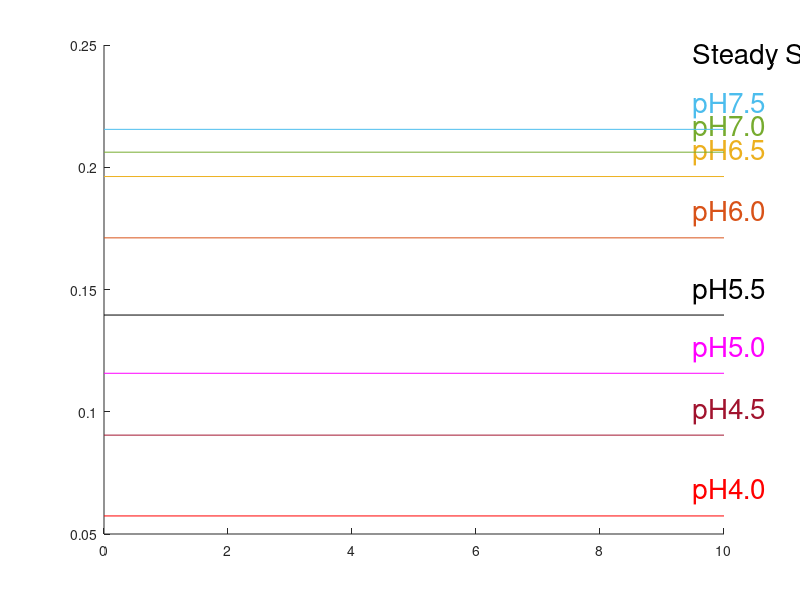

The MATLAB script that drew this image: (Note: this script raises an error after producing the figure.)
% RGB
global blue;
global rust;
global gold;
global purple;
global green;
global ciel;
global cherry;
global red;
global black;
global magenta;
blue =    [0.0000, 0.4470, 0.7410];
rust =    [0.8500, 0.3250, 0.0980];
gold =    [0.9290, 0.6940, 0.1250];
purple =  [0.4940, 0.1840, 0.5560];
green =   [0.4660, 0.6740, 0.1880];
ciel =    [0.3010, 0.7450, 0.9330];
cherry =  [0.6350, 0.0780, 0.1840];
red =     [1.0, 0.0, 0.0];
black =   [0.0, 0.0, 0.0];
magenta = [1.0, 0.0, 1.0];
punchColor = [ red; cherry; magenta; black; rust; gold; green; ciel ];
pHLabel = [ 'pH4.0'; 'pH4.5'; 'pH5.0'; 'pH5.5'; 'pH6.0'; 'pH6.5'; 'pH7.0'; 'pH7.5' ];
% Use the colors to match the pH values (4=red, 7=green, 10=blue)
global myColor1;
global myColor2;
myColor1 = [ green; red; blue; green; blue; red; blue; green; red ];
myColor2 = [ gold; cherry; ciel; gold; ciel; cherry; ciel; gold; cherry ];
global markers;
% all the symbols that Matlab has:
% [ '-o' '-+' '-*' '-.' '-x' '-s' '-d' '-^' '-v' '->' '-<' '-p' '-h'];
markers = [ '-o'; '-^'; '-s']; 

% 0. Load the final values of both peaks for each segment of all time
% series
load('Data/endVals.mat');
global endVals
global ssVals

% 1. Alginate
load('Data/myAlgY1AllPunches.mat');
figure
text(9.5,myAlgY1allPunches(8)+0.03,'Steady State', 'Color', black, ...
    'FontSize', 20);
for i = 1:8
    line([0,10],[myAlgY1allPunches(i),myAlgY1allPunches(i)], ...
        'Color', punchColor(i,:));
    text(9.5,myAlgY1allPunches(i)+0.01,pHLabel(i,:), ...
        'Color', punchColor(i,:), 'FontSize', 20);
    hold on;
end
plotEndValsOnSteadyState(1);
title('Alginate: ability of flow cell to match steady state target after 30 msmts', 'FontSize', 30);
xlabel('Flow cell segment', 'FontSize', 30);
ylabel('Normalized Intensity of 1430 cm-1 peak', 'FontSize', 30);
ssVals(1,1,1) = myAlgY1allPunches(1);
ssVals(1,1,2) = myAlgY1allPunches(7);

figure
text(9.5,myAlgY1allPunches(8)+0.03,'Steady State', 'Color', black, ...
    'FontSize', 20);
for i = 1:8
    line([3,11],[myAlgY1allPunches(i),myAlgY1allPunches(i)], ...
        'Color', punchColor(i,:));
    text(10.5,myAlgY1allPunches(i)+0.01,pHLabel(i,:), ...
        'Color', punchColor(i,:), 'FontSize', 20);
    hold on;
end
plotScatterOfEndValsOnSteadyState(1);
title('Alginate: ability of flow cell to match steady state target after 30 msmts', 'FontSize', 30);
xlabel('Flow cell segment', 'FontSize', 30);
ylabel('Normalized Intensity of 1430 cm-1 peak', 'FontSize', 30);

% 2. PEG
load('Data/myPEGY1AllPunches.mat');
figure
for i = 1:8
    line([0,10],[myPEGY1allPunches(i),myPEGY1allPunches(i)], ...
        'Color', punchColor(i,:));
    text(9.5,myPEGY1allPunches(i)+0.01,pHLabel(i,:), 'Color', punchColor(i,:));
    hold on;
end
plotEndValsOnSteadyState(2);
title('PEG: ability of flow cell to match steady state target after 30 msmts', 'FontSize', 30);
xlabel('Flow cell segment', 'FontSize', 30);
ylabel('Normalized Intensity of 1430 cm-1 peak', 'FontSize', 30);
ssVals(2,1,1) = myPEGY1allPunches(1);
ssVals(2,1,2) = myPEGY1allPunches(7);

figure
for i = 1:8
    line([3,11],[myPEGY1allPunches(i),myPEGY1allPunches(i)], ...
        'Color', punchColor(i,:));
    text(10.5,myPEGY1allPunches(i)+0.01,pHLabel(i,:), 'Color', punchColor(i,:));
    hold on;
end
plotScatterOfEndValsOnSteadyState(2);
title('PEG: ability of flow cell to match steady state target after 30 msmts', 'FontSize', 30);
xlabel('Flow cell segment', 'FontSize', 30);
ylabel('Normalized Intensity of 1430 cm-1 peak', 'FontSize', 30);

% 3. pHEMA
load('Data/myHEMAY1AllPunches.mat');
figure
for i = 1:8
    line([0,10],[myHEMAY1allPunches(i),myHEMAY1allPunches(i)], ...
        'Color', punchColor(i,:));
    text(9.5,myHEMAY1allPunches(i)+0.01,pHLabel(i,:), 'Color', punchColor(i,:));
    hold on;
end
plotEndValsOnSteadyState(3);
title('pHEMA: ability of flow cell to match steady state target after 30 msmts', 'FontSize', 30);
xlabel('Flow cell segment', 'FontSize', 30);
ylabel('Normalized Intensity of 1430 cm-1 peak', 'FontSize', 30);
ssVals(3,1,1) = myHEMAY1allPunches(1);
ssVals(3,1,2) = myHEMAY1allPunches(7);

figure
for i = 1:8
    line([3,11],[myHEMAY1allPunches(i),myHEMAY1allPunches(i)], ...
        'Color', punchColor(i,:));
    text(10.5,myHEMAY1allPunches(i)+0.01,pHLabel(i,:), 'Color', punchColor(i,:));
    hold on;
end
plotScatterOfEndValsOnSteadyState(3);
title('pHEMA: ability of flow cell to match steady state target after 30 msmts', 'FontSize', 30);
xlabel('Flow cell segment', 'FontSize', 30);
ylabel('Normalized Intensity of 1430 cm-1 peak', 'FontSize', 30);

% 4. pHEMA/coAc
load('Data/myHEMACoY1AllPunches.mat');
figure
for i = 1:8
    line([0,10],[myHEMACoY1allPunches(i),myHEMACoY1allPunches(i)], ...
        'Color', punchColor(i,:));
    text(9.5,myHEMACoY1allPunches(i)+0.01,pHLabel(i,:), 'Color', punchColor(i,:));
    hold on;
end
plotEndValsOnSteadyState(4);
title('pHEMA/coAc: ability of flow cell to match steady state target after 30 msmts', 'FontSize', 30);
xlabel('Flow cell segment', 'FontSize', 30);
ylabel('Normalized Intensity of 1430 cm-1 peak', 'FontSize', 30);
ssVals(4,1,1) = myHEMACoY1allPunches(1);
ssVals(4,1,2) = myHEMACoY1allPunches(7);

figure
for i = 1:8
    line([3,11],[myHEMACoY1allPunches(i),myHEMACoY1allPunches(i)], ...
        'Color', punchColor(i,:));
    text(10.5,myHEMACoY1allPunches(i)+0.01,pHLabel(i,:), 'Color', punchColor(i,:));
    hold on;
end
plotScatterOfEndValsOnSteadyState(4);
title('pHEMA/coAc: ability of flow cell to match steady state target after 30 msmts', 'FontSize', 30);
xlabel('Flow cell segment', 'FontSize', 30);
ylabel('Normalized Intensity of 1430 cm-1 peak', 'FontSize', 30);

% 5. Calculate reversibility of all gels as the std dev of the final value
% of all segments of the SAME pH over all punches of a gel type
calcReversibility();

% 6. Compare the steady-state value with the dynamic value from flow cell
% study when pH is the same (eg. 3 segments of pH4 and 3 of pH7) for all
% punches. Consider only peak 1 
compareDynamicVsStaticAccuracy();

function a = plotEndValsOnSteadyState(gel)
global endVals;
global myColor1;
global myColor2;
global markers;

    for punch = 1:3
        for segment = 1:9
            %index = ((gel-1)*3)+punch;
            % 1430 cm-1 peak
            plot(segment, endVals(gel, punch, segment, 1), ...
                markers(punch,:), 'LineStyle','none', ...
                'MarkerSize', 30, ...
                'Color', myColor1(segment,:), 'linewidth', 2);
            hold on;
            % 1702 cm-1 peak
%             plot(segment, endVals(gel, punch, segment, 2), ...
%                 markers(punch,:), 'LineStyle','none', 'MarkerSize', 30, ...
%                 'Color', myColor2(segment,:), 'linewidth', 2);
%             hold on;
        end 
    end
    a = 1;
end

function b = calcReversibility()
global endVals
global vals
pH4Segments = [2 6 9];
pH7Segments = [1 4 8];
pH10Segments = [3 5 7];

    % Construct the arrays for each peak at each pH level
    for i = 1:4
        for j = 1:3
            pk1pH4 = [endVals(i, j, pH4Segments(1), 1) ...
                      endVals(i, j, pH4Segments(2), 1) ...
                      endVals(i, j, pH4Segments(3), 1)];
            pk1pH7 = [endVals(i, j, pH7Segments(1), 1) ...
                      endVals(i, j, pH7Segments(2), 1) ...
                      endVals(i, j, pH7Segments(3), 1)];
            pk1pH10 = [endVals(i, j, pH10Segments(1), 1) ...
                      endVals(i, j, pH10Segments(2), 1) ...
                      endVals(i, j, pH10Segments(3), 1)];
                  
            pk2pH4 = [endVals(i, j, pH4Segments(1), 2) ...
                      endVals(i, j, pH4Segments(2), 2) ...
                      endVals(i, j, pH4Segments(3), 2)];
            pk2pH7 = [endVals(i, j, pH7Segments(1), 2) ...
                      endVals(i, j, pH7Segments(2), 2) ...
                      endVals(i, j, pH7Segments(3), 2)];
            pk2pH10 = [endVals(i, j, pH10Segments(1), 2) ...
                      endVals(i, j, pH10Segments(2), 2) ...
                      endVals(i, j, pH10Segments(3), 2)];
        end
        
        fprintf('gel %d\n', i);
        % Calculate the std dev of each of the 6 cases
        fprintf('%.3f %.3f %.3f %.3f %.3f %.3f\n', ...
            std(pk1pH4(:)), std(pk1pH7(:)), std(pk1pH10(:)), ...
            std(pk2pH4(:)), std(pk2pH7(:)), std(pk2pH10(:)));
        
        % save for use in dynamic vs static accuracy comparison
        vals(i,1,1,:) = pk1pH4(:);
        vals(i,1,2,:) = pk1pH7(:);
        vals(i,2,1,:) = pk2pH4(:);
        vals(i,2,2,:) = pk2pH7(:);
    end
    b = 1;
end

function c = compareDynamicVsStaticAccuracy()
    global vals;
    global ssVals;
    
    for i = 1:4
        for peak = 1:1
            for pH = 1:2
                diffs(i, peak, pH) = 0;
                for seg = 1:3
%                     fprintf('diff is %.3f - %.3f\n', ...
%                         vals(i, peak, pH, seg), ...
%                         ssVals(i, peak, pH));
                    newVal = abs(vals(i, peak, pH, seg) - ssVals(i, peak, pH));
                    % Use the absolute value in order not to cancel out
                    % differences that straddle the steady state value
                    diffs(i, peak, pH) = diffs(i, peak, pH) + newVal;
                end
                fprintf('gel %d peak %d pH %d difference over all segs: %.3f\n',...
                    i, peak, pH, diffs(i, peak, pH));
            end
        end
    end
    
    c = 1;
end

function d = plotScatterOfEndValsOnSteadyState(gel)
global endVals;
global myColor1;
global myColor2;
global markers;

    for punch = 1:3
        % plot all the pH4 segments: 2, 6, 9
        pH4 = [2 6 9];
        for segment = 1:3
            %index = ((gel-1)*3)+punch;
            % 1430 cm-1 peak
            plot(4, endVals(gel, punch, pH4(segment), 1), ...
                markers(punch,:), 'LineStyle','none', ...
                'MarkerSize', 30, ...
                'Color', myColor1(pH4(segment),:), 'linewidth', 2);
            hold on;
            % 1702 cm-1 peak
%             plot(pH4(segment), endVals(gel, punch, pH4(segment), 2), ...
%                 markers(punch,:), 'LineStyle','none', 'MarkerSize', 30, ...
%                 'Color', myColor2(pH4(segment),:), 'linewidth', 2);
%             hold on;
        end 
        
        % plot all the pH7 segments: 1, 5, 8
        pH7 = [1 4 8];
        for segment = 1:3
            %index = ((gel-1)*3)+punch;
            % 1430 cm-1 peak
            plot(7, endVals(gel, punch, pH7(segment), 1), ...
                markers(punch,:), 'LineStyle','none', ...
                'MarkerSize', 30, ...
                'Color', myColor1(pH7(segment),:), 'linewidth', 2);
            hold on;
            % 1702 cm-1 peak
%             plot(pH7(segment), endVals(gel, punch, pH7(segment), 2), ...
%                 markers(punch,:), 'LineStyle','none', 'MarkerSize', 30, ...
%                 'Color', myColor2(pH7(segment),:), 'linewidth', 2);
%             hold on;
        end   
        
        % plot all the pH10 segments: 3, 5, 7
        pH10 = [3 5 7];
        for segment = 1:3
            %index = ((gel-1)*3)+punch;
            % 1430 cm-1 peak
            plot(10, endVals(gel, punch, pH10(segment), 1), ...
                markers(punch,:), 'LineStyle','none', ...
                'MarkerSize', 30, ...
                'Color', myColor1(pH10(segment),:), 'linewidth', 2);
            hold on;
            % 1702 cm-1 peak
%             plot(pH10(segment), endVals(gel, punch, pH10(segment), 2), ...
%                 markers(punch,:), 'LineStyle','none', 'MarkerSize', 30, ...
%                 'Color', myColor2(pH10(segment),:), 'linewidth', 2);
%             hold on;
        end 
    end
    d = 1;
end
